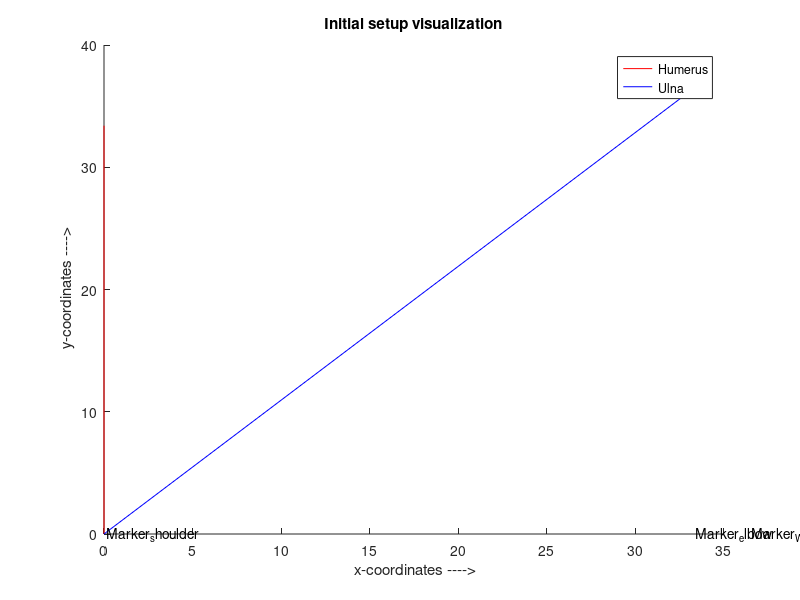

Write MATLAB code to recreate this figure.
% ================= PROJECT BASE===========================
clc; clear; close all;
%% Initializations
 r_humerous = 36.57  ;      %Avg. length of humerus is 14.4 inch = 36.57 cm
 r_ulna_radius = 33.4 ;     %Avg. length of ulna is 33.4 cm
 
 angle_shoulder = 0;%-pi;        % angle of shoulder_elevation
 angle_elbow = 0;           % angle of elbow elevation
 
 angle_shoulder_max = +pi;      % in radians
 angle_shoulder_min = -pi/2;    % in    "
 angle_elbow_max = +2.26893;    % in    "
 angle_elbow_min = 0;           % in    "
 
 %origin offsets
    offset_x = 0;% + 70;
    offset_y = 0;% + 70;
 
 marker_wrist = [r_humerous*cos(angle_shoulder)  r_humerous*sin(angle_shoulder)]; % FORMULA : (x,y) = ( rad*cos(angle), rad*sin(angle) )
 marker_elbow =  [ r_ulna_radius*cos(angle_elbow) r_ulna_radius*sin(angle_elbow) ];% """""""""""""""""""""""""""""""""""""""""""""""
 marker_shoulder = [offset_x  offset_y] ; % Always at origin.
 
 %% visualize the initial setup
 hold on;
    plot( marker_shoulder , offset_y + marker_elbow, '-r');
    plot(offset_x + marker_elbow, offset_y + marker_wrist, '-b');
    text(r_humerous*cos(angle_shoulder),  r_humerous*sin(angle_shoulder), 'Marker_WRIST');
    text( r_ulna_radius*cos(angle_elbow), r_ulna_radius*sin(angle_elbow), 'Marker_elbow');
    text(0, 0, ' Marker_shoulder');
    xlabel(' x-coordinates ---->');
    ylabel(' y-coordinates ---->');
    title('Initial setup visualization');
    legend('Humerus', 'Ulna');
 hold off;   